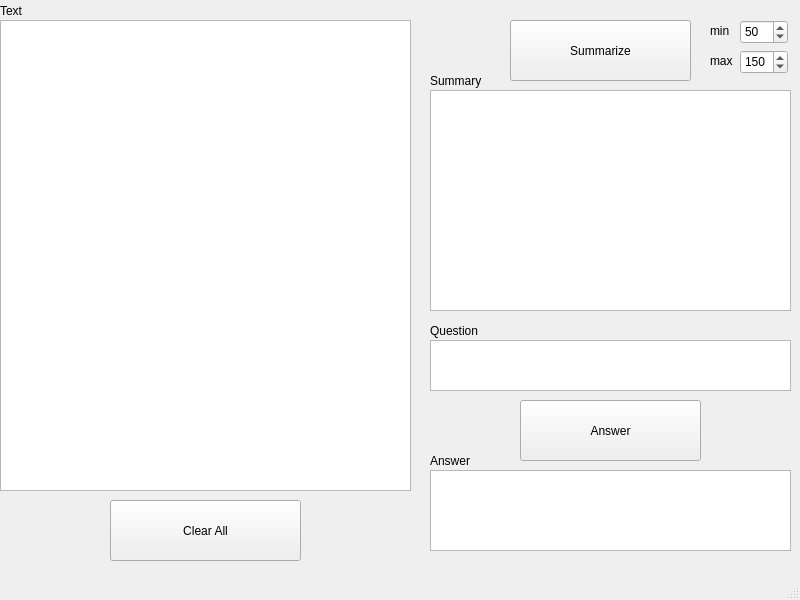
<?xml version="1.0" encoding="UTF-8"?>
<ui version="4.0">
 <class>MainWindow</class>
 <widget class="QMainWindow" name="MainWindow">
  <property name="geometry">
   <rect>
    <x>0</x>
    <y>0</y>
    <width>800</width>
    <height>600</height>
   </rect>
  </property>
  <property name="windowTitle">
   <string>text_analyzer_v3.1</string>
  </property>
  <widget class="QWidget" name="centralwidget">
   <widget class="QPushButton" name="answerB">
    <property name="geometry">
     <rect>
      <x>520</x>
      <y>400</y>
      <width>181</width>
      <height>61</height>
     </rect>
    </property>
    <property name="text">
     <string>Answer</string>
    </property>
   </widget>
   <widget class="QPushButton" name="SummarizeB">
    <property name="geometry">
     <rect>
      <x>510</x>
      <y>20</y>
      <width>181</width>
      <height>61</height>
     </rect>
    </property>
    <property name="text">
     <string>Summarize</string>
    </property>
   </widget>
   <widget class="QPushButton" name="ClearB">
    <property name="geometry">
     <rect>
      <x>110</x>
      <y>500</y>
      <width>191</width>
      <height>61</height>
     </rect>
    </property>
    <property name="text">
     <string>Clear All</string>
    </property>
   </widget>
   <widget class="QPlainTextEdit" name="text">
    <property name="geometry">
     <rect>
      <x>0</x>
      <y>20</y>
      <width>411</width>
      <height>471</height>
     </rect>
    </property>
    <property name="backgroundVisible">
     <bool>false</bool>
    </property>
   </widget>
   <widget class="QSpinBox" name="min">
    <property name="geometry">
     <rect>
      <x>740</x>
      <y>20</y>
      <width>48</width>
      <height>24</height>
     </rect>
    </property>
    <property name="maximum">
     <number>500</number>
    </property>
    <property name="value">
     <number>50</number>
    </property>
   </widget>
   <widget class="QSpinBox" name="max">
    <property name="geometry">
     <rect>
      <x>740</x>
      <y>50</y>
      <width>48</width>
      <height>24</height>
     </rect>
    </property>
    <property name="maximum">
     <number>1000</number>
    </property>
    <property name="value">
     <number>150</number>
    </property>
   </widget>
   <widget class="QPlainTextEdit" name="Summary">
    <property name="geometry">
     <rect>
      <x>430</x>
      <y>90</y>
      <width>361</width>
      <height>221</height>
     </rect>
    </property>
    <property name="plainText">
     <string/>
    </property>
   </widget>
   <widget class="QPlainTextEdit" name="Question">
    <property name="geometry">
     <rect>
      <x>430</x>
      <y>340</y>
      <width>361</width>
      <height>51</height>
     </rect>
    </property>
    <property name="plainText">
     <string/>
    </property>
   </widget>
   <widget class="QPlainTextEdit" name="answer">
    <property name="geometry">
     <rect>
      <x>430</x>
      <y>470</y>
      <width>361</width>
      <height>81</height>
     </rect>
    </property>
    <property name="plainText">
     <string/>
    </property>
   </widget>
   <widget class="QLabel" name="label">
    <property name="geometry">
     <rect>
      <x>710</x>
      <y>20</y>
      <width>31</width>
      <height>21</height>
     </rect>
    </property>
    <property name="text">
     <string>min</string>
    </property>
   </widget>
   <widget class="QLabel" name="label_2">
    <property name="geometry">
     <rect>
      <x>710</x>
      <y>50</y>
      <width>31</width>
      <height>21</height>
     </rect>
    </property>
    <property name="text">
     <string>max</string>
    </property>
   </widget>
   <widget class="QLabel" name="textL">
    <property name="geometry">
     <rect>
      <x>0</x>
      <y>0</y>
      <width>61</width>
      <height>21</height>
     </rect>
    </property>
    <property name="text">
     <string>Text</string>
    </property>
   </widget>
   <widget class="QLabel" name="AnswerL">
    <property name="geometry">
     <rect>
      <x>430</x>
      <y>450</y>
      <width>60</width>
      <height>21</height>
     </rect>
    </property>
    <property name="text">
     <string>Answer</string>
    </property>
   </widget>
   <widget class="QLabel" name="QuestionL">
    <property name="geometry">
     <rect>
      <x>430</x>
      <y>320</y>
      <width>60</width>
      <height>21</height>
     </rect>
    </property>
    <property name="text">
     <string>Question</string>
    </property>
   </widget>
   <widget class="QLabel" name="SummaryL">
    <property name="geometry">
     <rect>
      <x>430</x>
      <y>70</y>
      <width>60</width>
      <height>21</height>
     </rect>
    </property>
    <property name="text">
     <string>Summary</string>
    </property>
   </widget>
  </widget>
  <widget class="QMenuBar" name="menubar">
   <property name="geometry">
    <rect>
     <x>0</x>
     <y>0</y>
     <width>800</width>
     <height>22</height>
    </rect>
   </property>
  </widget>
  <widget class="QStatusBar" name="statusbar"/>
 </widget>
 <resources/>
 <connections/>
</ui>
